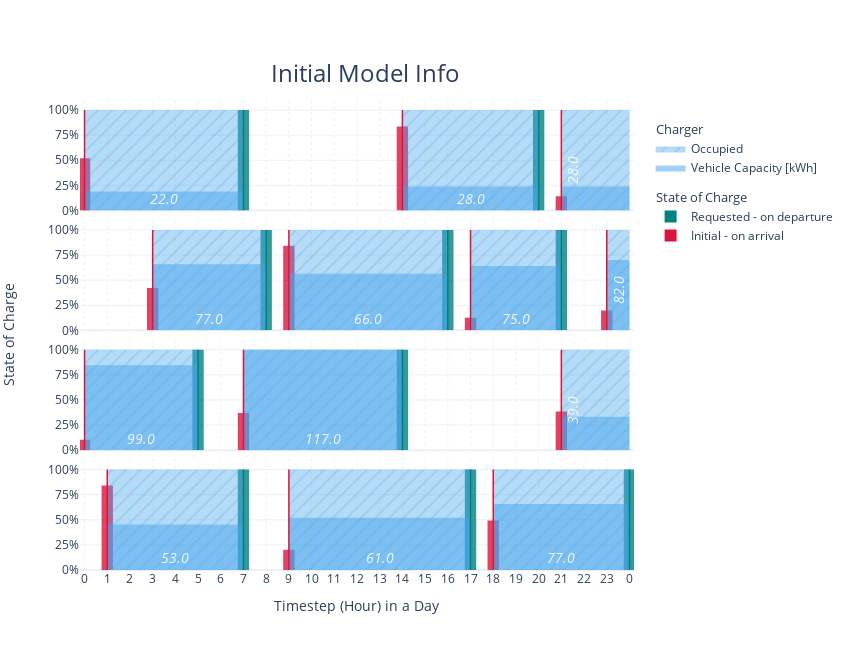

Write notebook code for a chart like this one.
### Markdown cell above
#### Initial Model Info

### Code cell
subplot_fig = make_subplots(rows=4, cols=1, shared_xaxes=True, vertical_spacing=0.02)

max_ev_cap = vehicle_capacities['Vehicle Capacities'].max()

for v_id in initial_training_data.index:
    charger_id = int(initial_training_data.loc[v_id, 'Charger ID'])
    counter = number_of_chargers - charger_id
    charger = counter - 1
    
    arr = int(initial_training_data.loc[v_id, 'Arrival'])
    dep = int(initial_training_data.loc[v_id, 'Departure'])
    
    ev_cap_text = str(initial_training_data.loc[v_id, 'EV Capacity'])
    
    
    if initial_training_data.loc[v_id, 'Vehicle ID'] == '0':
        subplot_fig.add_scatter(line_shape='hv',
                                y=charger_occupancy.loc[charger_occupancy['Charger ID']==charger,'Charger Occupation State'], 
                                row=counter, col=1, name=f'Occupied', 
                                fillpattern=dict(shape='/', fgcolor='rgba(71, 164, 235, 0.5)', fgopacity=0.5),
                                fillcolor=f'rgba(71, 164, 235, 0.4)', 
                                line_width=0, fill='tozeroy', 
                                legendgroup='Charger occupancy', showlegend=(not v_id), 
                                legendgrouptitle=dict(text='Charger'))
        subplot_fig.add_scatter(line_shape='hv',
                                y=vehicle_capacities.loc[vehicle_capacities['Charger ID']==charger,'Vehicle Capacities']/max_ev_cap, 
                                row=counter, col=1, name='Vehicle Capacity [kWh]',
                                fillcolor=f'rgba(71, 164, 235, 0.5)', 
                                line_width=0, fill='tozeroy', legendgroup='Charger occupancy',
                                showlegend=(not v_id))
        
        subplot_fig.add_bar(x=initial_training_data.loc[(initial_training_data['Charger ID']==str(charger))&(initial_training_data.index[v_id]==v_id), 'Departure'], 
                            row=counter, col=1,
                            y=initial_training_data.loc[(initial_training_data['Charger ID']==str(charger))&(initial_training_data.index[v_id]==v_id), 'Requested State of Charge'], 
                            name=f'Requested - on departure',
                            width=0.5, marker=dict(color='teal', opacity=0.8, line_width=0), 
                            legendgroup='State of Charge', showlegend=(not v_id),
                            legendgrouptitle=dict(text='State of Charge'))
        subplot_fig.add_bar(x=initial_training_data.loc[initial_training_data['Charger ID']==str(charger), 'Arrival'], 
                            row=counter, col=1,
                            y=initial_training_data.loc[initial_training_data['Charger ID']==str(charger), 'Initial State of Charge'], 
                            name=f'Initial - on arrival', width=0.5, 
                            marker=dict(color='crimson', opacity=0.8, line_width=0), 
                            legendgroup='State of Charge', showlegend=(not v_id))
        
        subplot_fig.add_annotation(x=23, y=1.2, text=f'<i>Charger {charger_id}</i>', textangle=0, opacity=0.9, 
                                   row=charger_id+1, col=1, font_size=13, showarrow=False, font_color='grey')
    
    if dep > 24:
        subplot_fig.add_annotation(x=arr+0.5, y=0.4, text=f'<i>{ev_cap_text}</i>', textangle=-90, opacity=0.9, 
                                   font_size=14, row=charger_id+1, col=1, showarrow=False, font_color='white')
    else:
        subplot_fig.add_annotation(x=(arr+dep)/2, y=0.12, text=f'<i>{ev_cap_text}</i>', textangle=0, opacity=0.9, 
                                   font_size=14, row=charger_id+1, col=1, showarrow=False, font_color='white')
    
    subplot_fig.add_shape(type='line', x0=arr, x1=arr, y0=0, y1=1, layer='above',
                          line_color='crimson', line_width=1.5, row=charger_id+1, col=1)
    subplot_fig.add_shape(type='line', x0=dep, x1=dep, y0=0, y1=1, layer='above',
                          line_color='teal', line_width=1.5, row=charger_id+1, col=1)

subplot_fig.add_annotation(x=-0.15, y=0.5, text="State of Charge", textangle=-90, xref="paper", yref="paper", font_size=14, showarrow=False)
subplot_fig.add_annotation(x=0.5, y=-0.1, text="Timestep (Hour) in a Day", textangle=0, xref="paper", yref="paper", font_size=14, showarrow=False)


max_timestep = int(initial_training_data.Departure.max() + 1)
subplot_fig.update_layout(title="Initial Model Info", barmode='overlay')
subplot_fig.update_xaxes(griddash="dot", range=[-0.2, 24.2], tickvals=[i for i in range(max_timestep)],
                         ticktext=[str(i%24) for i in range(max_timestep)])

# For plot export: w(1280)xh(720), w(1920)xh(1080)
# For better overview in jupyter: w(850)xh(650)
plot_width = 850
plot_height = 650

subplot_fig.update_yaxes(tickformat=" ,~%", nticks=5, range=[0, 1.1], dtick=0.25)
subplot_fig.update_layout(height=plot_height, width=plot_width, title=dict(xanchor="center", x=0.43, font_size=24, y=0.9),
                          showlegend=True, legend=dict(groupclick='togglegroup', x=1.03, y=0.97))

subplot_fig.show()

del max_ev_cap, charger_id, counter, charger, arr, dep, ev_cap_text, max_timestep, plot_width, plot_height

### Figure 1 — Plotly figure (JSON) as saved in the notebook; plotly's stock layout.template omitted (floating-point values rounded to 4 significant figures)
{"data": [{"fill": "tozeroy", "fillcolor": "rgba(71, 164, 235, 0.4)", "fillpattern": {"fgcolor": "rgba(71, 164, 235, 0.5)", "fgopacity": 0.5, "shape": "/"}, "legendgroup": "Charger occupancy", "legendgrouptitle": {"text": "Charger"}, "line": {"shape": "hv", "width": 0}, "name": "Occupied", "showlegend": true, "type": "scatter", "xaxis": "x4", "y": [0, 1, 1, 1, 1, 1, 1, 0, 0, 1, 1, 1, 1, 1, 1, 1, 1, 0, 1, 1, 1, 1, 1, 1, 0], "yaxis": "y4"}, {"fill": "tozeroy", "fillcolor": "rgba(71, 164, 235, 0.5)", "legendgroup": "Charger occupancy", "line": {"shape": "hv", "width": 0}, "name": "Vehicle Capacity [kWh]", "showlegend": true, "type": "scatter", "xaxis": "x4", "y": [0, 0.453, 0.453, 0.453, 0.453, 0.453, 0.453, 0, 0, 0.5214, 0.5214, 0.5214, 0.5214, 0.5214, 0.5214, 0.5214, 0.5214, 0, 0.6581, 0.6581, 0.6581, 0.6581, 0.6581, 0.6581, 0], "yaxis": "y4"}, {"legendgroup": "State of Charge", "legendgrouptitle": {"text": "State of Charge"}, "marker": {"color": "teal", "line": {"width": 0}, "opacity": 0.8}, "name": "Requested - on departure", "showlegend": true, "type": "bar", "width": 0.5, "x": [7, 17, 24], "xaxis": "x4", "y": [1, 1, 1], "yaxis": "y4"}, {"legendgroup": "State of Charge", "marker": {"color": "crimson", "line": {"width": 0}, "opacity": 0.8}, "name": "Initial - on arrival", "showlegend": true, "type": "bar", "width": 0.5, "x": [1, 9, 18], "xaxis": "x4", "y": [0.8419, 0.2011, 0.4918], "yaxis": "y4"}, {"fill": "tozeroy", "fillcolor": "rgba(71, 164, 235, 0.4)", "fillpattern": {"fgcolor": "rgba(71, 164, 235, 0.5)", "fgopacity": 0.5, "shape": "/"}, "legendgroup": "Charger occupancy", "legendgrouptitle": {"text": "Charger"}, "line": {"shape": "hv", "width": 0}, "name": "Occupied", "showlegend": false, "type": "scatter", "xaxis": "x3", "y": [1, 1, 1, 1, 1, 0, 0, 1, 1, 1, 1, 1, 1, 1, 0, 0, 0, 0, 0, 0, 0, 1, 1, 1, 0], "yaxis": "y3"}, {"fill": "tozeroy", "fillcolor": "rgba(71, 164, 235, 0.5)", "legendgroup": "Charger occupancy", "line": {"shape": "hv", "width": 0}, "name": "Vehicle Capacity [kWh]", "showlegend": false, "type": "scatter", "xaxis": "x3", "y": [0.8462, 0.8462, 0.8462, 0.8462, 0.8462, 0, 0, 1, 1, 1, 1, 1, 1, 1, 0, 0, 0, 0, 0, 0, 0, 0.3333, 0.3333, 0.3333, 0], "yaxis": "y3"}, {"legendgroup": "State of Charge", "legendgrouptitle": {"text": "State of Charge"}, "marker": {"color": "teal", "line": {"width": 0}, "opacity": 0.8}, "name": "Requested - on departure", "showlegend": false, "type": "bar", "width": 0.5, "x": [5, 14, 25], "xaxis": "x3", "y": [1, 1, 1], "yaxis": "y3"}, {"legendgroup": "State of Charge", "marker": {"color": "crimson", "line": {"width": 0}, "opacity": 0.8}, "name": "Initial - on arrival", "showlegend": false, "type": "bar", "width": 0.5, "x": [0, 7, 21], "xaxis": "x3", "y": [0.1024, 0.3701, 0.3856], "yaxis": "y3"}, {"fill": "tozeroy", "fillcolor": "rgba(71, 164, 235, 0.4)", "fillpattern": {"fgcolor": "rgba(71, 164, 235, 0.5)", "fgopacity": 0.5, "shape": "/"}, "legendgroup": "Charger occupancy", "legendgrouptitle": {"text": "Charger"}, "line": {"shape": "hv", "width": 0}, "name": "Occupied", "showlegend": false, "type": "scatter", "xaxis": "x2", "y": [0, 0, 0, 1, 1, 1, 1, 1, 0, 1, 1, 1, 1, 1, 1, 1, 0, 1, 1, 1, 1, 0, 0, 1, 0], "yaxis": "y2"}, {"fill": "tozeroy", "fillcolor": "rgba(71, 164, 235, 0.5)", "legendgroup": "Charger occupancy", "line": {"shape": "hv", "width": 0}, "name": "Vehicle Capacity [kWh]", "showlegend": false, "type": "scatter", "xaxis": "x2", "y": [0, 0, 0, 0.6581, 0.6581, 0.6581, 0.6581, 0.6581, 0, 0.5641, 0.5641, 0.5641, 0.5641, 0.5641, 0.5641, 0.5641, 0, 0.641, 0.641, 0.641, 0.641, 0, 0, 0.7009, 0], "yaxis": "y2"}, {"legendgroup": "State of Charge", "legendgrouptitle": {"text": "State of Charge"}, "marker": {"color": "teal", "line": {"width": 0}, "opacity": 0.8}, "name": "Requested - on departure", "showlegend": false, "type": "bar", "width": 0.5, "x": [8, 16, 21, 27], "xaxis": "x2", "y": [1, 1, 1, 1], "yaxis": "y2"}, {"legendgroup": "State of Charge", "marker": {"color": "crimson", "line": {"width": 0}, "opacity": 0.8}, "name": "Initial - on arrival", "showlegend": false, "type": "bar", "width": 0.5, "x": [3, 9, 17, 23], "xaxis": "x2", "y": [0.4214, 0.8411, 0.1261, 0.1972], "yaxis": "y2"}, {"fill": "tozeroy", "fillcolor": "rgba(71, 164, 235, 0.4)", "fillpattern": {"fgcolor": "rgba(71, 164, 235, 0.5)", "fgopacity": 0.5, "shape": "/"}, "legendgroup": "Charger occupancy", "legendgrouptitle": {"text": "Charger"}, "line": {"shape": "hv", "width": 0}, "name": "Occupied", "showlegend": false, "type": "scatter", "xaxis": "x", "y": [1, 1, 1, 1, 1, 1, 1, 0, 0, 0, 0, 0, 0, 0, 1, 1, 1, 1, 1, 1, 0, 1, 1, 1, 0], "yaxis": "y"}, {"fill": "tozeroy", "fillcolor": "rgba(71, 164, 235, 0.5)", "legendgroup": "Charger occupancy", "line": {"shape": "hv", "width": 0}, "name": "Vehicle Capacity [kWh]", "showlegend": false, "type": "scatter", "xaxis": "x", "y": [0.188, 0.188, 0.188, 0.188, 0.188, 0.188, 0.188, 0, 0, 0, 0, 0, 0, 0, 0.2393, 0.2393, 0.2393, 0.2393, 0.2393, 0.2393, 0, 0.2393, 0.2393, 0.2393, 0], "yaxis": "y"}, {"legendgroup": "State of Charge", "legendgrouptitle": {"text": "State of Charge"}, "marker": {"color": "teal", "line": {"width": 0}, "opacity": 0.8}, "name": "Requested - on departure", "showlegend": false, "type": "bar", "width": 0.5, "x": [7, 20, 25], "xaxis": "x", "y": [1, 1, 1], "yaxis": "y"}, {"legendgroup": "State of Charge", "marker": {"color": "crimson", "line": {"width": 0}, "opacity": 0.8}, "name": "Initial - on arrival", "showlegend": false, "type": "bar", "width": 0.5, "x": [0, 14, 21], "xaxis": "x", "y": [0.5204, 0.8367, 0.1424], "yaxis": "y"}], "layout": {"annotations": [{"font": {"color": "grey", "size": 13}, "opacity": 0.9, "showarrow": false, "text": "<i>Charger 0</i>", "textangle": 0, "x": 23, "xref": "x", "y": 1.2, "yref": "y"}, {"font": {"color": "white", "size": 14}, "opacity": 0.9, "showarrow": false, "text": "<i>22.0</i>", "textangle": 0, "x": 3.5, "xref": "x", "y": 0.12, "yref": "y"}, {"font": {"color": "white", "size": 14}, "opacity": 0.9, "showarrow": false, "text": "<i>28.0</i>", "textangle": 0, "x": 17, "xref": "x", "y": 0.12, "yref": "y"}, {"font": {"color": "white", "size": 14}, "opacity": 0.9, "showarrow": false, "text": "<i>28.0</i>", "textangle": -90, "x": 21.5, "xref": "x", "y": 0.4, "yref": "y"}, {"font": {"color": "grey", "size": 13}, "opacity": 0.9, "showarrow": false, "text": "<i>Charger 1</i>", "textangle": 0, "x": 23, "xref": "x2", "y": 1.2, "yref": "y2"}, {"font": {"color": "white", "size": 14}, "opacity": 0.9, "showarrow": false, "text": "<i>77.0</i>", "textangle": 0, "x": 5.5, "xref": "x2", "y": 0.12, "yref": "y2"}, {"font": {"color": "white", "size": 14}, "opacity": 0.9, "showarrow": false, "text": "<i>66.0</i>", "textangle": 0, "x": 12.5, "xref": "x2", "y": 0.12, "yref": "y2"}, {"font": {"color": "white", "size": 14}, "opacity": 0.9, "showarrow": false, "text": "<i>75.0</i>", "textangle": 0, "x": 19, "xref": "x2", "y": 0.12, "yref": "y2"}, {"font": {"color": "white", "size": 14}, "opacity": 0.9, "showarrow": false, "text": "<i>82.0</i>", "textangle": -90, "x": 23.5, "xref": "x2", "y": 0.4, "yref": "y2"}, {"font": {"color": "grey", "size": 13}, "opacity": 0.9, "showarrow": false, "text": "<i>Charger 2</i>", "textangle": 0, "x": 23, "xref": "x3", "y": 1.2, "yref": "y3"}, {"font": {"color": "white", "size": 14}, "opacity": 0.9, "showarrow": false, "text": "<i>99.0</i>", "textangle": 0, "x": 2.5, "xref": "x3", "y": 0.12, "yref": "y3"}, {"font": {"color": "white", "size": 14}, "opacity": 0.9, "showarrow": false, "text": "<i>117.0</i>", "textangle": 0, "x": 10.5, "xref": "x3", "y": 0.12, "yref": "y3"}, {"font": {"color": "white", "size": 14}, "opacity": 0.9, "showarrow": false, "text": "<i>39.0</i>", "textangle": -90, "x": 21.5, "xref": "x3", "y": 0.4, "yref": "y3"}, {"font": {"color": "grey", "size": 13}, "opacity": 0.9, "showarrow": false, "text": "<i>Charger 3</i>", "textangle": 0, "x": 23, "xref": "x4", "y": 1.2, "yref": "y4"}, {"font": {"color": "white", "size": 14}, "opacity": 0.9, "showarrow": false, "text": "<i>53.0</i>", "textangle": 0, "x": 4, "xref": "x4", "y": 0.12, "yref": "y4"}, {"font": {"color": "white", "size": 14}, "opacity": 0.9, "showarrow": false, "text": "<i>61.0</i>", "textangle": 0, "x": 13, "xref": "x4", "y": 0.12, "yref": "y4"}, {"font": {"color": "white", "size": 14}, "opacity": 0.9, "showarrow": false, "text": "<i>77.0</i>", "textangle": 0, "x": 21, "xref": "x4", "y": 0.12, "yref": "y4"}, {"font": {"size": 14}, "showarrow": false, "text": "State of Charge", "textangle": -90, "x": -0.15, "xref": "paper", "y": 0.5, "yref": "paper"}, {"font": {"size": 14}, "showarrow": false, "text": "Timestep (Hour) in a Day", "textangle": 0, "x": 0.5, "xref": "paper", "y": -0.1, "yref": "paper"}], "barmode": "overlay", "height": 650, "legend": {"groupclick": "togglegroup", "x": 1.03, "y": 0.97}, "shapes": [{"layer": "above", "line": {"color": "crimson", "width": 1.5}, "type": "line", "x0": 0, "x1": 0, "xref": "x", "y0": 0, "y1": 1, "yref": "y"}, {"layer": "above", "line": {"color": "teal", "width": 1.5}, "type": "line", "x0": 7, "x1": 7, "xref": "x", "y0": 0, "y1": 1, "yref": "y"}, {"layer": "above", "line": {"color": "crimson", "width": 1.5}, "type": "line", "x0": 14, "x1": 14, "xref": "x", "y0": 0, "y1": 1, "yref": "y"}, {"layer": "above", "line": {"color": "teal", "width": 1.5}, "type": "line", "x0": 20, "x1": 20, "xref": "x", "y0": 0, "y1": 1, "yref": "y"}, {"layer": "above", "line": {"color": "crimson", "width": 1.5}, "type": "line", "x0": 21, "x1": 21, "xref": "x", "y0": 0, "y1": 1, "yref": "y"}, {"layer": "above", "line": {"color": "teal", "width": 1.5}, "type": "line", "x0": 25, "x1": 25, "xref": "x", "y0": 0, "y1": 1, "yref": "y"}, {"layer": "above", "line": {"color": "crimson", "width": 1.5}, "type": "line", "x0": 3, "x1": 3, "xref": "x2", "y0": 0, "y1": 1, "yref": "y2"}, {"layer": "above", "line": {"color": "teal", "width": 1.5}, "type": "line", "x0": 8, "x1": 8, "xref": "x2", "y0": 0, "y1": 1, "yref": "y2"}, {"layer": "above", "line": {"color": "crimson", "width": 1.5}, "type": "line", "x0": 9, "x1": 9, "xref": "x2", "y0": 0, "y1": 1, "yref": "y2"}, {"layer": "above", "line": {"color": "teal", "width": 1.5}, "type": "line", "x0": 16, "x1": 16, "xref": "x2", "y0": 0, "y1": 1, "yref": "y2"}, {"layer": "above", "line": {"color": "crimson", "width": 1.5}, "type": "line", "x0": 17, "x1": 17, "xref": "x2", "y0": 0, "y1": 1, "yref": "y2"}, {"layer": "above", "line": {"color": "teal", "width": 1.5}, "type": "line", "x0": 21, "x1": 21, "xref": "x2", "y0": 0, "y1": 1, "yref": "y2"}, {"layer": "above", "line": {"color": "crimson", "width": 1.5}, "type": "line", "x0": 23, "x1": 23, "xref": "x2", "y0": 0, "y1": 1, "yref": "y2"}, {"layer": "above", "line": {"color": "teal", "width": 1.5}, "type": "line", "x0": 27, "x1": 27, "xref": "x2", "y0": 0, "y1": 1, "yref": "y2"}, {"layer": "above", "line": {"color": "crimson", "width": 1.5}, "type": "line", "x0": 0, "x1": 0, "xref": "x3", "y0": 0, "y1": 1, "yref": "y3"}, {"layer": "above", "line": {"color": "teal", "width": 1.5}, "type": "line", "x0": 5, "x1": 5, "xref": "x3", "y0": 0, "y1": 1, "yref": "y3"}, {"layer": "above", "line": {"color": "crimson", "width": 1.5}, "type": "line", "x0": 7, "x1": 7, "xref": "x3", "y0": 0, "y1": 1, "yref": "y3"}, {"layer": "above", "line": {"color": "teal", "width": 1.5}, "type": "line", "x0": 14, "x1": 14, "xref": "x3", "y0": 0, "y1": 1, "yref": "y3"}, {"layer": "above", "line": {"color": "crimson", "width": 1.5}, "type": "line", "x0": 21, "x1": 21, "xref": "x3", "y0": 0, "y1": 1, "yref": "y3"}, {"layer": "above", "line": {"color": "teal", "width": 1.5}, "type": "line", "x0": 25, "x1": 25, "xref": "x3", "y0": 0, "y1": 1, "yref": "y3"}, {"layer": "above", "line": {"color": "crimson", "width": 1.5}, "type": "line", "x0": 1, "x1": 1, "xref": "x4", "y0": 0, "y1": 1, "yref": "y4"}, {"layer": "above", "line": {"color": "teal", "width": 1.5}, "type": "line", "x0": 7, "x1": 7, "xref": "x4", "y0": 0, "y1": 1, "yref": "y4"}, {"layer": "above", "line": {"color": "crimson", "width": 1.5}, "type": "line", "x0": 9, "x1": 9, "xref": "x4", "y0": 0, "y1": 1, "yref": "y4"}, {"layer": "above", "line": {"color": "teal", "width": 1.5}, "type": "line", "x0": 17, "x1": 17, "xref": "x4", "y0": 0, "y1": 1, "yref": "y4"}, {"layer": "above", "line": {"color": "crimson", "width": 1.5}, "type": "line", "x0": 18, "x1": 18, "xref": "x4", "y0": 0, "y1": 1, "yref": "y4"}, {"layer": "above", "line": {"color": "teal", "width": 1.5}, "type": "line", "x0": 24, "x1": 24, "xref": "x4", "y0": 0, "y1": 1, "yref": "y4"}], "showlegend": true, "title": {"font": {"size": 24}, "text": "Initial Model Info", "x": 0.43, "xanchor": "center", "y": 0.9}, "width": 850, "xaxis": {"anchor": "y", "domain": [0, 1], "griddash": "dot", "matches": "x4", "range": [-0.2, 24.2], "showticklabels": false, "ticktext": ["0", "1", "2", "3", "4", "5", "6", "7", "8", "9", "10", "11", "12", "13", "14", "15", "16", "17", "18", "19", "20", "21", "22", "23", "0", "1", "2", "3"], "tickvals": [0, 1, 2, 3, 4, 5, 6, 7, 8, 9, 10, 11, 12, 13, 14, 15, 16, 17, 18, 19, 20, 21, 22, 23, 24, 25, 26, 27]}, "xaxis2": {"anchor": "y2", "domain": [0, 1], "griddash": "dot", "matches": "x4", "range": [-0.2, 24.2], "showticklabels": false, "ticktext": ["0", "1", "2", "3", "4", "5", "6", "7", "8", "9", "10", "11", "12", "13", "14", "15", "16", "17", "18", "19", "20", "21", "22", "23", "0", "1", "2", "3"], "tickvals": [0, 1, 2, 3, 4, 5, 6, 7, 8, 9, 10, 11, 12, 13, 14, 15, 16, 17, 18, 19, 20, 21, 22, 23, 24, 25, 26, 27]}, "xaxis3": {"anchor": "y3", "domain": [0, 1], "griddash": "dot", "matches": "x4", "range": [-0.2, 24.2], "showticklabels": false, "ticktext": ["0", "1", "2", "3", "4", "5", "6", "7", "8", "9", "10", "11", "12", "13", "14", "15", "16", "17", "18", "19", "20", "21", "22", "23", "0", "1", "2", "3"], "tickvals": [0, 1, 2, 3, 4, 5, 6, 7, 8, 9, 10, 11, 12, 13, 14, 15, 16, 17, 18, 19, 20, 21, 22, 23, 24, 25, 26, 27]}, "xaxis4": {"anchor": "y4", "domain": [0, 1], "griddash": "dot", "range": [-0.2, 24.2], "ticktext": ["0", "1", "2", "3", "4", "5", "6", "7", "8", "9", "10", "11", "12", "13", "14", "15", "16", "17", "18", "19", "20", "21", "22", "23", "0", "1", "2", "3"], "tickvals": [0, 1, 2, 3, 4, 5, 6, 7, 8, 9, 10, 11, 12, 13, 14, 15, 16, 17, 18, 19, 20, 21, 22, 23, 24, 25, 26, 27]}, "yaxis": {"anchor": "x", "domain": [0.765, 1.0], "dtick": 0.25, "nticks": 5, "range": [0, 1.1], "tickformat": " ,~%"}, "yaxis2": {"anchor": "x2", "domain": [0.51, 0.745], "dtick": 0.25, "nticks": 5, "range": [0, 1.1], "tickformat": " ,~%"}, "yaxis3": {"anchor": "x3", "domain": [0.255, 0.49], "dtick": 0.25, "nticks": 5, "range": [0, 1.1], "tickformat": " ,~%"}, "yaxis4": {"anchor": "x4", "domain": [0, 0.235], "dtick": 0.25, "nticks": 5, "range": [0, 1.1], "tickformat": " ,~%"}}}
